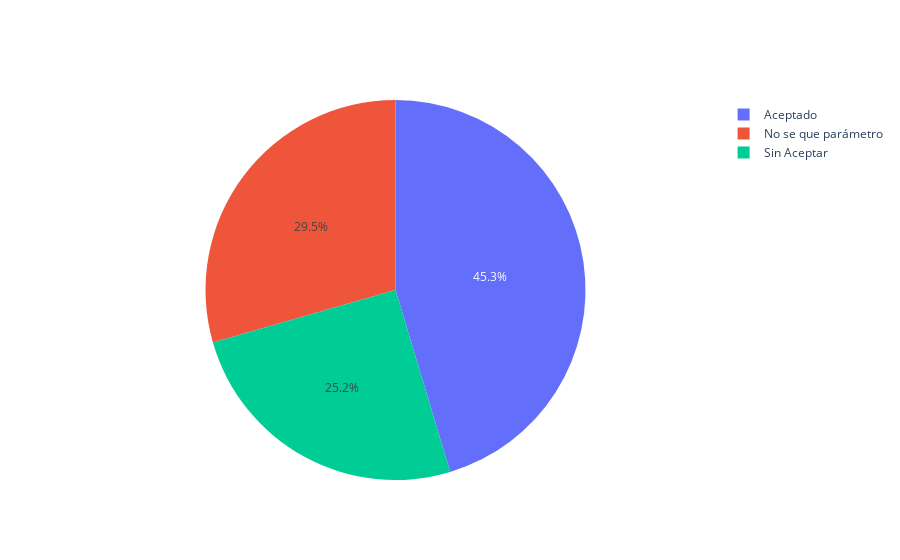

Notebook source saved alongside this figure:
### Code cell
labels = ['Aceptado', 'Sin Aceptar', 'No se que parámetro']
values = [4500, 2500, 2923]

fig = go.Figure(data=[go.Pie(labels=labels, values=values)])
fig.show()

### Figure 1 — Plotly figure (JSON) as saved in the notebook; plotly's stock layout.template omitted (floating-point values rounded to 4 significant figures)
{"data": [{"labels": ["Aceptado", "Sin Aceptar", "No se que parámetro"], "type": "pie", "values": [4500, 2500, 2923]}], "layout": {}}
